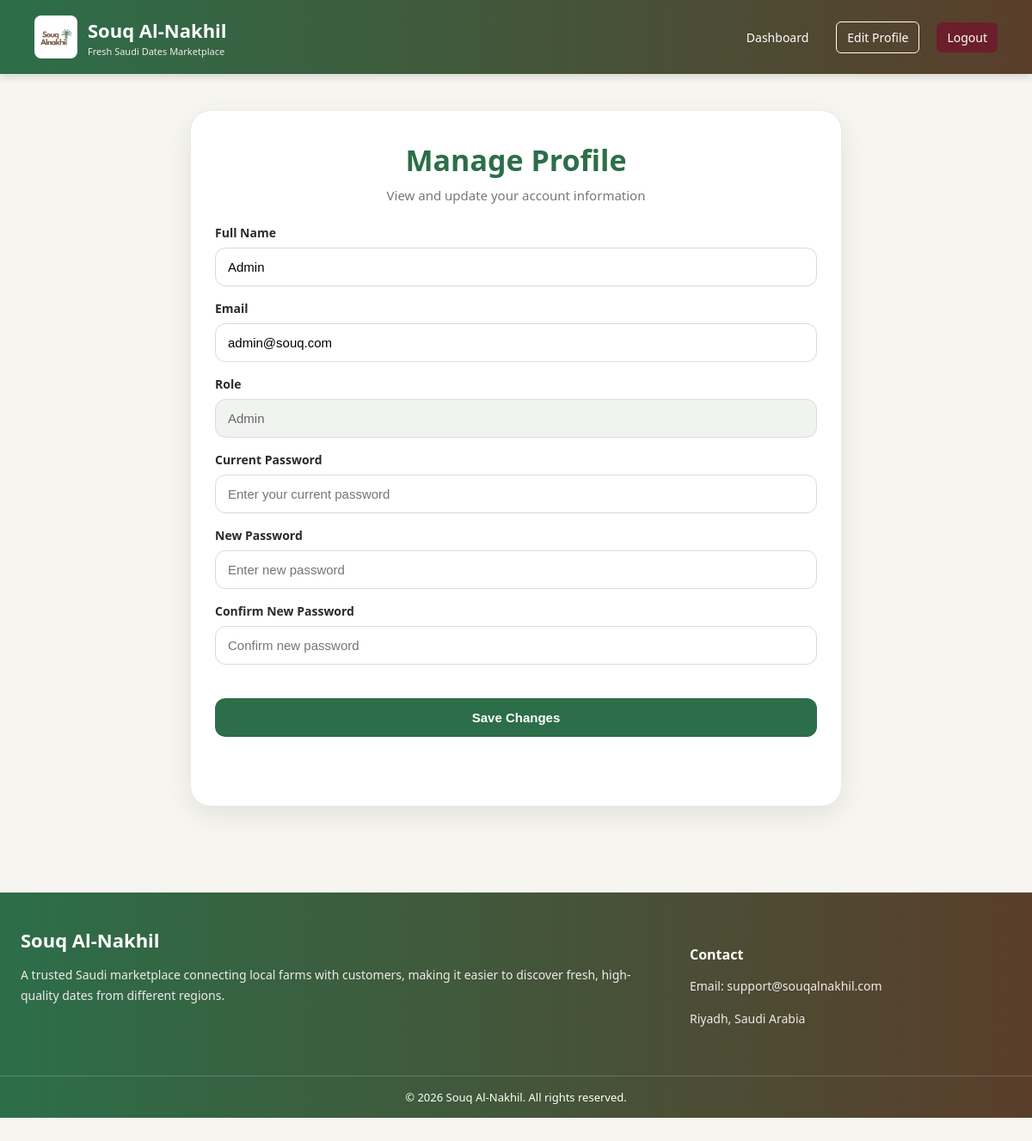
The app's page /profile.php (signed in) with its own data.
### tables this page shows
CREATE TABLE `users` (
  `id` int(11) NOT NULL,
  `full_name` varchar(100) NOT NULL,
  `email` varchar(100) NOT NULL,
  `password` varchar(255) NOT NULL,
  `role` enum('customer','farmer','admin') NOT NULL,
  `created_at` timestamp NOT NULL DEFAULT current_timestamp()
);

### profile.php (the view, shortened to what this page needs)
<?php
include "config.php";
$user_id = $_SESSION["user_id"];
$messageType = "";
$query = "SELECT * FROM users WHERE id = '$user_id' LIMIT 1";
$result = mysqli_query($conn, $query);
$user = mysqli_fetch_assoc($result);
?>
<!DOCTYPE html>
<html lang="en">
<head>
  <link rel="stylesheet" href="style.css" />
</head>
<body class="auth-body">
  <header class="site-header">
    <div class="header-container">
      <a href="home.php" class="brand">
        <img src="logo.png" alt="Souq Al-Nakhil Logo" class="brand-logo">
        <div class="brand-text">
          <span class="brand-title">Souq Al-Nakhil</span>
          <span class="brand-subtitle">Fresh Saudi Dates Marketplace</span>
        </div>
      </a>
      <nav class="site-nav">
        <?php if ($_SESSION["role"] === "admin") { ?>
          <a href="AdminDashboard.php">Dashboard</a>
        <?php } elseif ($_SESSION["role"] === "farmer") { ?>
          <a href="Farmerdashboard.php">Dashboard</a>
        <?php } else { ?>
          <a href="home.php">Home</a>
        <?php } ?>
        <a href="profile.php" class="nav-btn nav-btn-outline">Edit Profile</a>
        <a href="logout.php" class="nav-btn nav-btn-solid">Logout</a>
      </nav>
    </div>
  </header>
  <main class="auth-wrapper">
    <div class="profile-page-wrap">
      <div class="auth-card profile-card-wide">
        <h2>Manage Profile</h2>
        <p class="auth-subtitle">View and update your account information</p>
        <form class="auth-form" method="POST" action="updateProfile.php">
          <label for="full-name">Full Name</label>
          <input
            type="text"
            id="full-name"
            name="full_name"
            value="<?php echo htmlspecialchars($user["full_name"]); ?>"
            placeholder="Enter your full name"
          >
          <label for="email">Email</label>
          <input
            type="email"
            id="email"
            name="email"
            value="<?php echo htmlspecialchars($user["email"]); ?>"
            placeholder="Enter your email"
          >
          <label for="role">Role</label>
          <input
            type="text"
            id="role"
            value="<?php echo htmlspecialchars(ucfirst($user["role"])); ?>"
            readonly
            class="readonly-field"
          >
          <label for="current_password">Current Password</label>
          <input
            type="password"
            id="current_password"
            name="current_password"
            placeholder="Enter your current password"
            >
          <label for="new_password">New Password</label>
          <input
            type="password"
            id="new_password"
            name="new_password"
            placeholder="Enter new password"
          >
          <label for="confirm_new_password">Confirm New Password</label>
          <input
            type="password"
            id="confirm_new_password"
            name="confirm_new_password"
            placeholder="Confirm new password"
          >
          <div class="auth-actions">
            <button type="submit" class="auth-btn auth-btn-customer">Save Changes</button>
          </div>
          <p class="form-message <?php echo $messageType; ?>">
          </p>
        </form>
      </div>
    </div>
  </main>
  <footer class="site-footer">
    <div class="footer-container">
      <div class="footer-brand">
        <h3>Souq Al-Nakhil</h3>
        <p>
          A trusted Saudi marketplace connecting local farms with customers,
          making it easier to discover fresh, high-quality dates from different regions.
        </p>
      </div>
      <div class="footer-contact">
        <h4>Contact</h4>
        <p>Email: support@souqalnakhil.com</p>
        <p>Riyadh, Saudi Arabia</p>
      </div>
    </div>
    <div class="footer-bottom">
      <p>© 2026 Souq Al-Nakhil. All rights reserved.</p>
    </div>
  </footer>
</body>
</html>

### style.css (style rules this page uses)
body { margin:0; font-family:'Segoe UI', Arial, sans-serif; background:#f5f6f5; padding-bottom:80px; color:#333; }
body { margin:0; font-family:'Segoe UI', Arial, sans-serif; background:#f5f6f5; color:#333; }
.site-header { position: sticky; top: 0; z-index: 1000; width: 100%; background: linear-gradient(90deg,#2c6e49,#5a3e2b); box-shadow: 0 3px 10px rgba(0,0,0,0.15); }
.header-container { max-width:1200px; margin:0 auto; padding:18px 40px; display:flex; justify-content:space-between; align-items:center; }
.brand { display:flex; align-items:center; gap:12px; text-decoration:none; }
.brand-logo { width:42px; height:42px; object-fit:contain; border-radius:8px; background:white; padding:4px; }
.brand-title { font-size:22px; font-weight:700; color:white; }
.brand-subtitle { font-size:11px; color:#f3eaea; margin-top:2px; }
.site-nav { display:flex; gap:20px; align-items:center; }
.site-nav a { color:white; text-decoration:none; font-size:14px; font-weight:500; padding:8px 12px; border-radius:6px; transition:0.2s; }
.nav-btn-outline { border:1px solid white; }
.nav-btn-solid { background:#6b1f2b; color:white; }
.site-footer { background: linear-gradient(90deg,#2c6e49,#5a3e2b); color:white; margin-top:60px; }
.footer-container { max-width:1200px; margin:0 auto; padding:40px 24px; display:grid; grid-template-columns:2fr 1fr; gap:30px; }
.footer-brand h3 { margin:0 0 10px; font-size:22px; }
.footer-brand p, .footer-contact p { font-size:14px; line-height:1.7; color:#f0eaea; }
.footer-contact h4 { margin-bottom:10px; }
.footer-bottom { text-align:center; padding:15px; border-top:1px solid rgba(255,255,255,0.2); }
.footer-bottom p { margin:0; font-size:13px; }
h2 { text-align:center; color:#6b1f2b; margin-bottom:8px; font-size:24px; }
input, select, textarea { width:100%; padding:12px; margin:10px 0; border:1px solid #dcdcdc; border-radius:6px; font-size:14px; box-sizing:border-box; }
button { width:100%; padding:12px; margin-top:15px; background:#6b1f2b; color:white; border:none; border-radius:6px; font-size:16px; cursor:pointer; transition:0.2s; }
.auth-body { background:#f7f5ef; }
.auth-wrapper { max-width:1200px; margin:0 auto; padding:42px 24px 60px; }
.auth-card { width:100%; max-width:460px; background:white; border-radius:24px; padding:34px 28px; box-shadow:0 10px 30px rgba(0,0,0,0.08); border:1px solid #e8ece8; }
.auth-card h2 { margin:0 0 8px; text-align:center; font-size:34px; color:#2c6e49; }
.auth-subtitle { margin:0 0 24px; text-align:center; color:#777; font-size:15px; }
.auth-form label { display:block; margin:0 0 8px; font-size:14px; font-weight:700; color:#2a2a2a; }
.auth-form input { width:100%; padding:13px 14px; margin:0 0 16px; border:1px solid #d7ddd8; border-radius:12px; font-size:15px; box-sizing:border-box; outline:none; }
.auth-actions { display:flex; flex-direction:column; gap:10px; margin-top:8px; }
.auth-btn { width:100%; padding:14px 16px; border:none; border-radius:12px; font-size:15px; font-weight:700; cursor:pointer; transition:0.2s ease; }
.auth-btn-customer { background:#2c6e49; color:white; }
.site-header { position:sticky; top:0; z-index:1000; }
.brand-text { display:flex; flex-direction:column; }
.site-nav { flex-wrap:wrap; }
.site-footer { margin-top:40px; }
.form-message { margin-top: 10px; text-align: center; font-size: 14px; font-weight: 600; min-height: 20px; }
.form-message { margin-top: 12px; text-align: center; font-size: 14px; font-weight: 600; min-height: 20px; }
.profile-page-wrap { max-width: 900px; margin: 0 auto; }
.profile-card-wide { max-width: 700px; margin: 0 auto; }
.readonly-field { background:#f1f3f1; color:#666; cursor:not-allowed; }

### records on screen
users: full_name "Admin", email "admin@souq.com", role "Admin"
